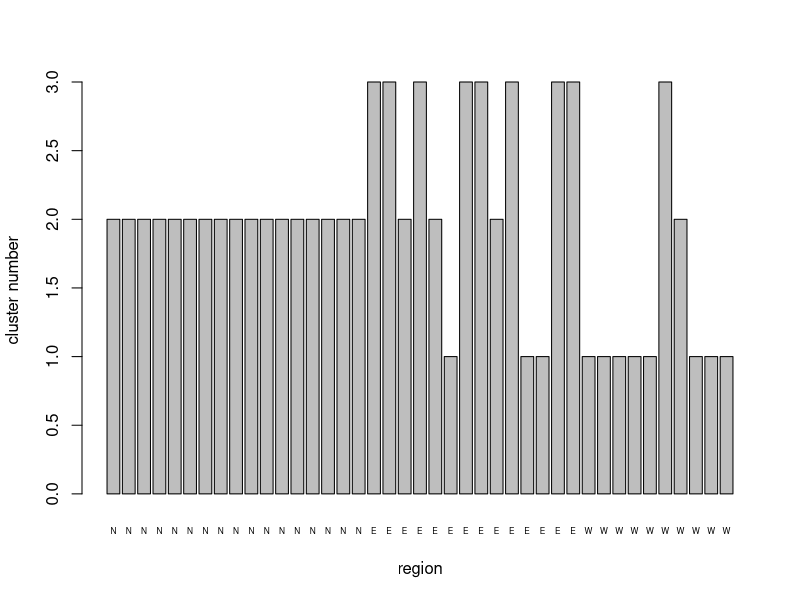
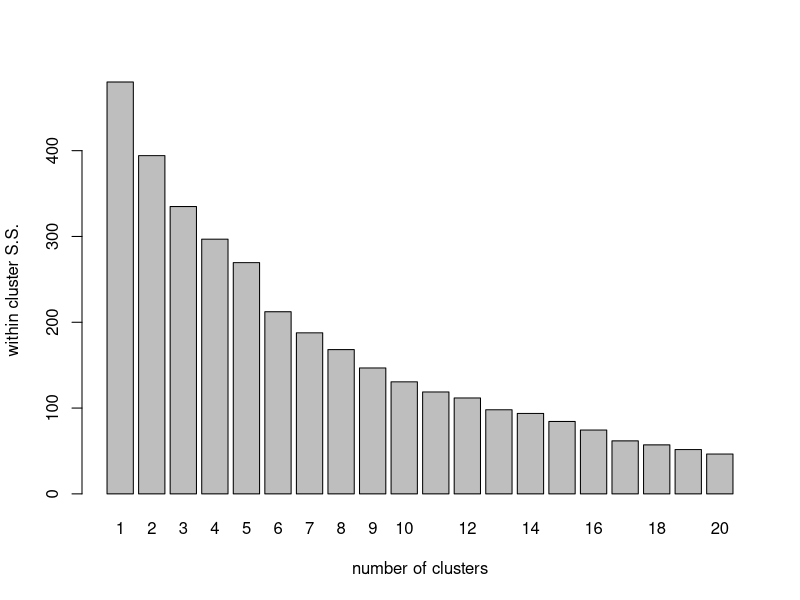
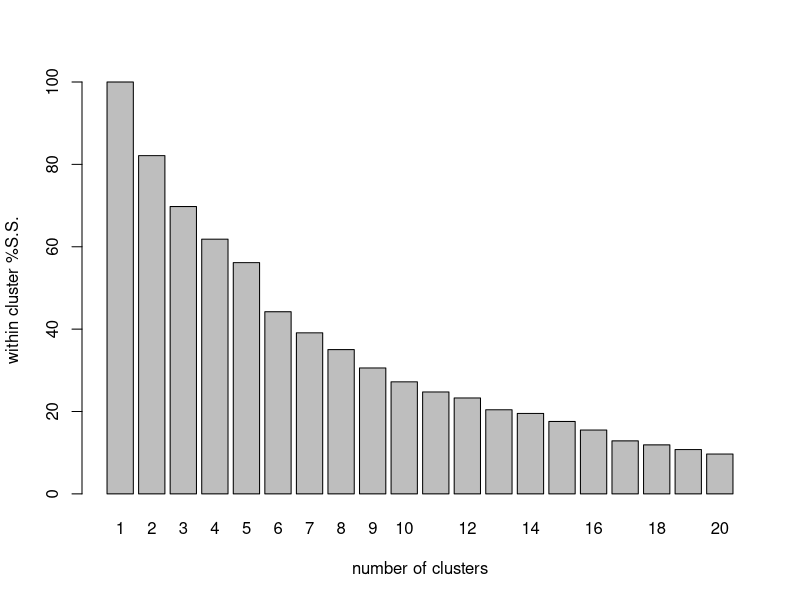
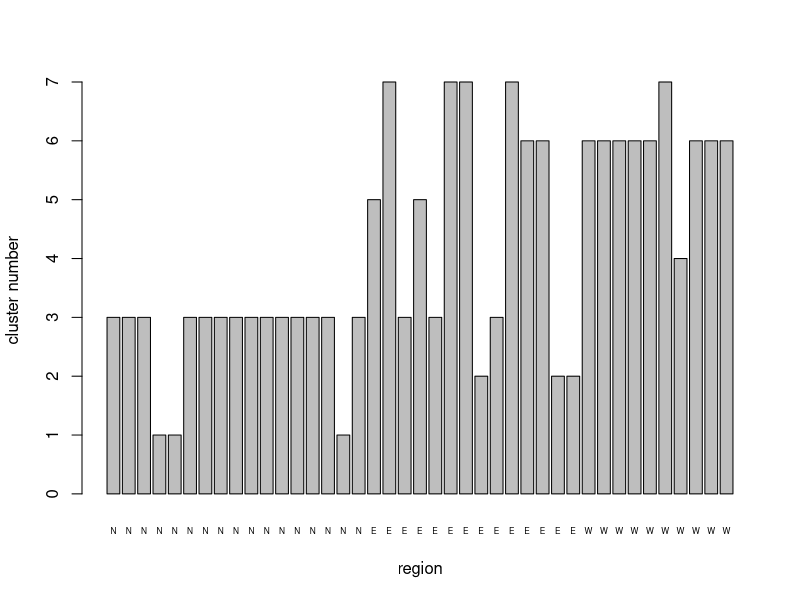
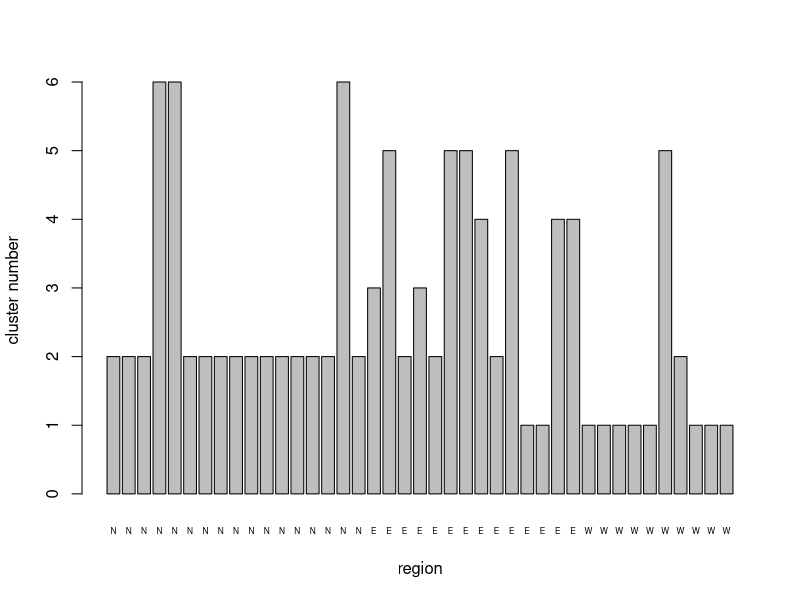
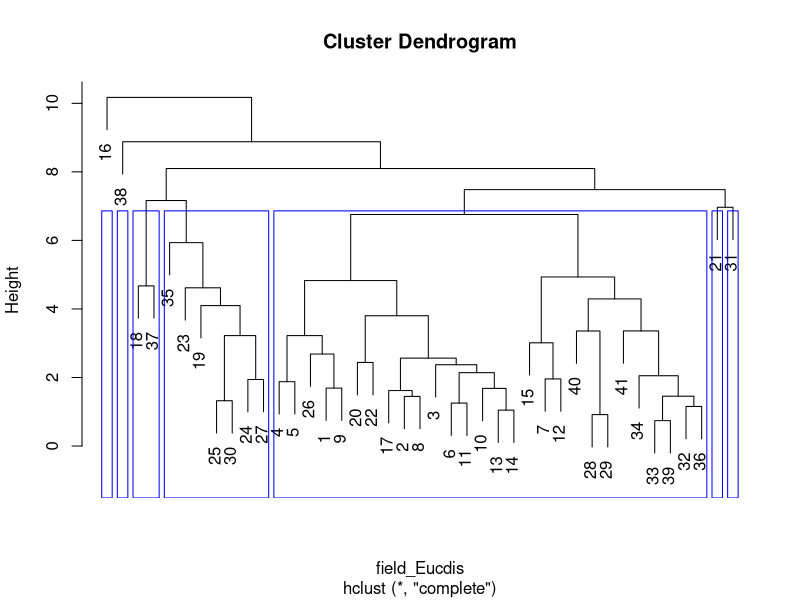
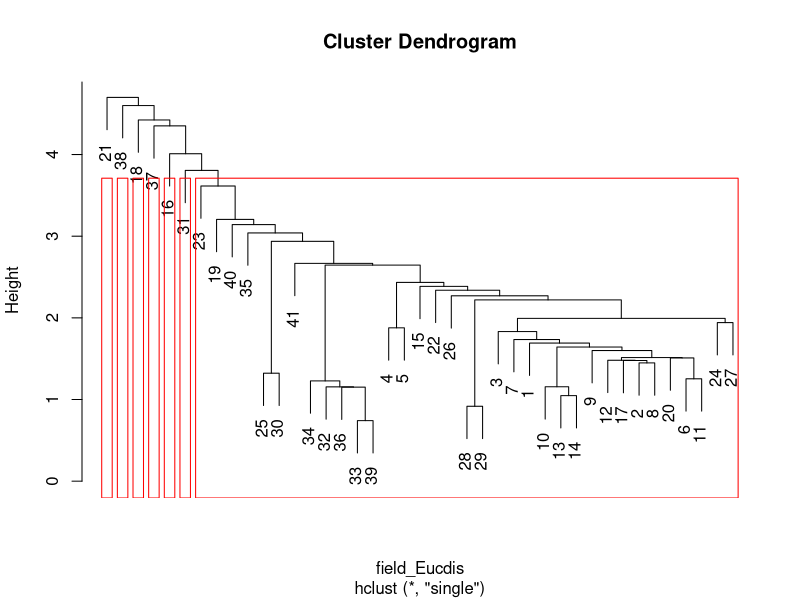
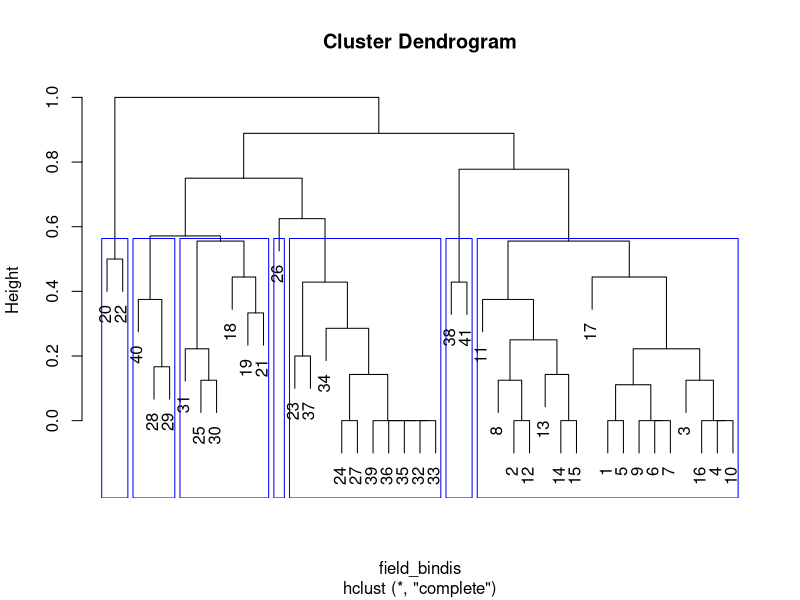

These figures' R source, in order:
## ---- chunk 1
PCA1data <- read.csv("data/PCA1_Survey.csv", head = TRUE)
PCA1_cordata <- PCA1data[c(-7, -8, -9)]
head(PCA1_cordata)
## ---- chunk 2
NHCA_data1 <- data.frame(PCA1_cordata[, 1:2], scale(PCA1_cordata[, 3:14]))
head(NHCA_data1)

# Cluster the fields into 3 groups
NHCA_fields1 <- kmeans(NHCA_data1[, 3:14], 3)
NHCA_fields1
## ---- chunk 3
NHCA_3clus_plt <- barplot(NHCA_fields1$cluster,
  names.arg = PCA1_cordata$region, cex.names = 0.5, xlab = "region",
  ylab = "cluster number"
)
## ---- chunk 4
wSS_fields1 <- (nrow(NHCA_data1) - 1) * sum(apply(NHCA_data1[, 3:14], 2, var))
for (i in 2:20) wSS_fields1[i] <- sum(kmeans(NHCA_data1[, 3:14], centers = i)$withinss)
clus_plot <- barplot(wSS_fields1, xlab = "number of clusters", ylab = "within cluster S.S.", names.arg = seq(1, 20, 1))
wSS_fields1_pct <- (wSS_fields1 / wSS_fields1[1]) * 100
clus_plot_pct <- barplot(wSS_fields1_pct,
  xlab = "number of clusters",
  ylab = "within cluster %S.S.", names.arg = seq(1, 20, 1)
)
## ---- chunk 5
# Cluster the fields into 7 groups
NHCA_fields2 <- kmeans(NHCA_data1[, 3:14], 7)
NHCA_fields2
NHCA_7clus_plt <- barplot(NHCA_fields2$cluster,
  names.arg = PCA1_cordata$region, cex.names = 0.5,
  xlab = "region", ylab = "cluster number"
)
## ---- chunk 6
# Cluster the fields into 6 groups
NHCA_fields3 <- kmeans(NHCA_data1[, 3:14], 6)
NHCA_fields3
NHCA_6clus_plt <- barplot(NHCA_fields3$cluster,
  names.arg = PCA1_cordata$region, cex.names = 0.5,
  xlab = "region", ylab = "cluster number"
)
## ---- chunk 7
# Hierachical cluster analysis: Euclidean distance matrix, furthest neighbor clustering
field_Eucdis <- dist(NHCA_data1[, 3:14], method = "euclidean")
HCA_field1 <- hclust(field_Eucdis, method = "complete")
dend_field1 <- plot(HCA_field1)
field_hgroups1 <- cutree(HCA_field1, k = 7)
rect.hclust(HCA_field1, k = 7, border = "blue")

# Euclidean distance matrix, nearest neighbor clustering
HCA_field2 <- hclust(field_Eucdis, method = "single")
dend_field2 <- plot(HCA_field2)
field_hgroups2 <- cutree(HCA_field2, k = 7)
rect.hclust(HCA_field2, k = 7, border = "red")

# How do the results look if we use binary data?
# Binary distance matrix, furthest neighbor clustering

HCA_data2 <- data.frame(PCA1_cordata[, 1:2], (PCA1_cordata[, 3:14] > 0) * 1)
field_bindis <- dist(HCA_data2[, 3:14], method = "binary")
HCA_field3 <- hclust(field_bindis, method = "complete")
dend_field3 <- plot(HCA_field3)
field_hgroups3 <- cutree(HCA_field3, k = 7)
rect.hclust(HCA_field3, k = 7, border = "blue")

# Binary distance matrix, nearest neighbor clustering
HCA_field4 <- hclust(field_bindis, method = "single")
dend_field4 <- plot(HCA_field4)
field_hgroups4 <- cutree(HCA_field4, k = 7)
rect.hclust(HCA_field4, k = 7, border = "red")
